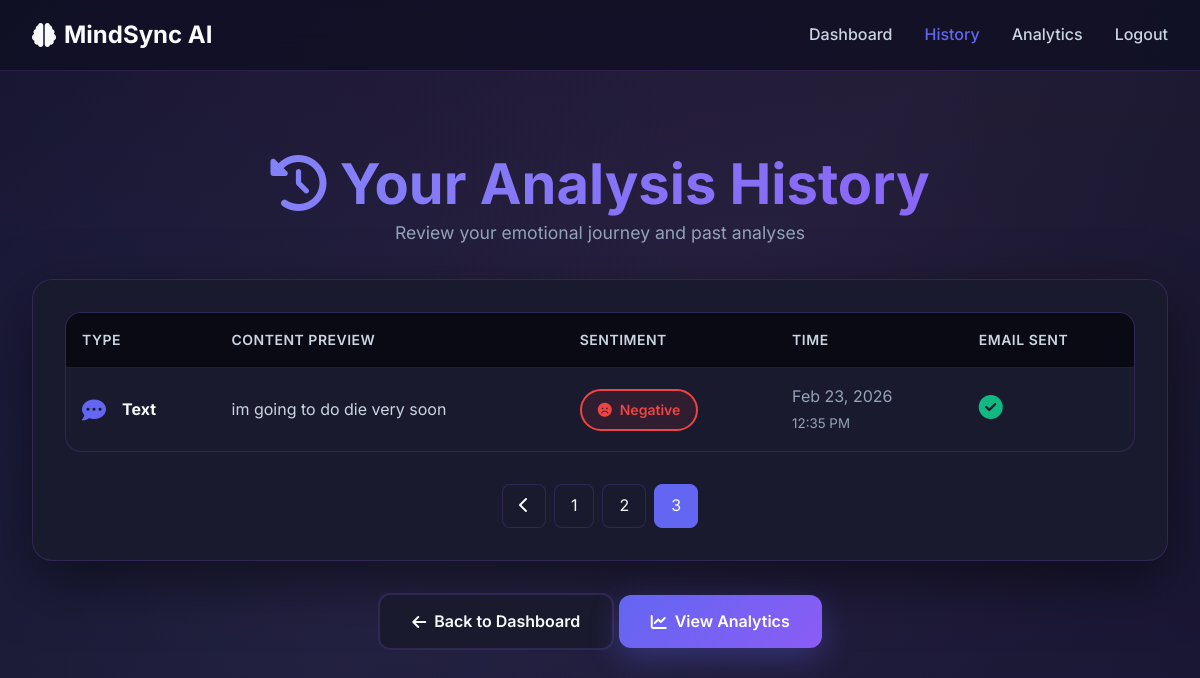
Screenshot of /history?page=3 (signed in) with the database file from the repository.
### models.py (models this page shows, shortened)
class Prediction(db.Model):
    __tablename__ = 'predictions'
    id = db.Column(db.Integer, primary_key=True)
    user_id = db.Column(db.Integer, db.ForeignKey('users.id'), nullable=False)
    analysis_type = db.Column(db.String(50), nullable=False)  # text, image, audio
    input_data = db.Column(db.Text, nullable=False)
    sentiment = db.Column(db.String(50), nullable=False)  # positive, neutral, negative
    suggestion = db.Column(db.Text)
    email_sent = db.Column(db.Boolean, default=False)
    timestamp = db.Column(db.DateTime, default=lambda: datetime.now(pytz.timezone('Asia/Kolkata')))

### app.py (the view)
@app.route('/history')
@login_required
def history():
    page = request.args.get('page', 1, type=int)
    per_page = 20
    predictions = Prediction.query.filter_by(user_id=current_user.id).order_by(Prediction.timestamp.desc()).paginate(page=page, per_page=per_page, error_out=False)
    return render_template('history.html', predictions=predictions)

### app.py (called while the page is built)
@login_manager.user_loader
def load_user(user_id):
    return User.query.get(int(user_id))

### templates/history.html (shortened to what this page needs)
{% extends "base.html" %}
{% block content %}
<section class="section">
    <div class="container">
        <div class="text-center mb-4">
            <h1><i class="fas fa-history"></i> Your Analysis History</h1>
            <p style="font-size: 1.1rem; color: var(--text-muted);">
                Review your emotional journey and past analyses
            </p>
        </div>
        <div class="card">
            <div class="table-container">
                <table>
                    <thead>
                        <tr>
                            <th>Type</th>
                            <th>Content Preview</th>
                            <th>Sentiment</th>
                            <th>Time</th>
                            <th>Email Sent</th>
                        </tr>
                    </thead>
                    <tbody>
                        {% if predictions.items %}
                            {% for pred in predictions.items %}
                            <tr>
                                <td>
                                    <div class="d-flex align-center gap-2">
                                        <i class="fas fa-{{ 'comment-dots' if pred.analysis_type == 'text' else 'image' if pred.analysis_type == 'image' else 'microphone' }}"
                                           style="font-size: 1.5rem; color: var(--primary);"></i>
                                        <strong>{{ pred.analysis_type.title() }}</strong>
                                    </div>
                                </td>
                                <td style="max-width: 300px;">
                                    <p style="color: var(--text-secondary); margin: 0; overflow: hidden; text-overflow: ellipsis; white-space: nowrap;">
                                        {{ pred.input_data[:80] }}{% if pred.input_data|length > 80 %}...{% endif %}
                                    </p>
                                </td>
                                <td>
                                    <span class="sentiment-badge sentiment-{{ pred.sentiment }}">
                                        {% if pred.sentiment == 'positive' %}
                                            <i class="fas fa-smile"></i>
                                        {% elif pred.sentiment == 'neutral' %}
                                            <i class="fas fa-meh"></i>
                                        {% else %}
                                            <i class="fas fa-frown"></i>
                                        {% endif %}
                                        {{ pred.sentiment.title() }}
                                    </span>
                                </td>
                                <td style="color: var(--text-muted);">
                                    {{ pred.timestamp.strftime('%b %d, %Y') }}<br>
                                    <small>{{ pred.timestamp.strftime('%I:%M %p') }}</small>
                                </td>
                                <td>
                                    {% if pred.email_sent %}
                                        <i class="fas fa-check-circle" style="color: var(--success); font-size: 1.5rem;"></i>
                                    {% else %}
                                        <i class="fas fa-minus-circle" style="color: var(--text-muted);"></i>
                                    {% endif %}
                                </td>
                            </tr>
                            {% endfor %}
                        {% endif %}
                    </tbody>
                </table>
            </div>
            {% if predictions.pages > 1 %}
            <div class="pagination">
                {% if predictions.has_prev %}
                    <a href="{{ url_for('history', page=predictions.prev_num) }}" class="page-link">
                        <i class="fas fa-chevron-left"></i>
                    </a>
                {% endif %}
                {% for page_num in predictions.iter_pages(left_edge=1, right_edge=1, left_current=2, right_current=2) %}
                    {% if page_num %}
                        <a href="{{ url_for('history', page=page_num) }}"
                           class="page-link {% if page_num == predictions.page %}active{% endif %}">
                            {{ page_num }}
                        </a>
                    {% else %}
                        <span class="page-link" style="cursor: default;">...</span>
                    {% endif %}
                {% endfor %}
            </div>
            {% endif %}
        </div>
        <div class="text-center mt-4">
            <a href="{{ url_for('dashboard') }}" class="btn btn-secondary">
                <i class="fas fa-arrow-left"></i>
                Back to Dashboard
            </a>
            <a href="{{ url_for('analytics') }}" class="btn btn-primary">
                <i class="fas fa-chart-line"></i>
                View Analytics
            </a>
        </div>
    </div>
</section>
{% endblock %}

### static/css/style.css (style rules this page uses)
:root { --primary: #6366f1; --primary-dark: #4f46e5; --primary-light: #818cf8; --secondary: #8b5cf6; --accent: #ec4899; --success: #10b981; --warning: #f59e0b; --danger: #ef4444; --neutral: #6b7280; --bg-dark: #0f0f23; --bg-darker: #0a0a15; --bg-card: #1a1a2e; --bg-card-hover: #25254d; --text-primary: #f8fafc; --text-secondary: #cbd5e1; --text-muted: #94a3b8; --border: rgba(139, 92, 246, 0.2); --shadow: 0 20px 60px rgba(0, 0, 0, 0.5); --shadow-lg: 0 30px 80px rgba(0, 0, 0, 0.6); --transition: all 0.3s cubic-bezier(0.4, 0, 0.2, 1); --transition-slow: all 0.5s cubic-bezier(0.4, 0, 0.2, 1); }
* { margin: 0; padding: 0; box-sizing: border-box; }
html { scroll-behavior: smooth; }
body { font-family: 'Inter', -apple-system, BlinkMacSystemFont, 'Segoe UI', Roboto, sans-serif; background: var(--bg-dark); color: var(--text-primary); line-height: 1.6; overflow-x: hidden; }
h1, h2, h3, h4, h5, h6 { font-weight: 700; line-height: 1.2; background: linear-gradient(135deg, var(--primary-light), var(--secondary)); -webkit-background-clip: text; -webkit-text-fill-color: transparent; background-clip: text; }
h1 { font-size: 3.5rem; }
.btn { padding: 0.875rem 2rem; border: none; border-radius: 12px; font-size: 1rem; font-weight: 600; cursor: pointer; transition: var(--transition); text-decoration: none; display: inline-flex; align-items: center; gap: 0.5rem; position: relative; overflow: hidden; z-index: 10; }
.btn::before { content: ''; position: absolute; top: 50%; left: 50%; width: 0; height: 0; border-radius: 50%; background: rgba(255, 255, 255, 0.1); transform: translate(-50%, -50%); transition: width 0.6s, height 0.6s; pointer-events: none; }
.btn-primary { background: linear-gradient(135deg, var(--primary), var(--secondary)); color: white; box-shadow: 0 10px 30px rgba(99, 102, 241, 0.3); }
.btn-secondary { background: var(--bg-card); color: var(--text-primary); border: 2px solid var(--border); }
.card { background: var(--bg-card); border: 1px solid var(--border); border-radius: 20px; padding: 2rem; box-shadow: var(--shadow); transition: var(--transition); position: relative; overflow: hidden; }
.card::before { content: ''; position: absolute; top: 0; left: 0; width: 100%; height: 100%; background: linear-gradient(135deg, rgba(99, 102, 241, 0.05), rgba(139, 92, 246, 0.05)); opacity: 0; transition: var(--transition); pointer-events: none; }
.container { max-width: 1400px; margin: 0 auto; padding: 0 2rem; }
.section { padding: 5rem 0; }
.sentiment-badge { display: inline-flex; align-items: center; gap: 0.5rem; padding: 0.5rem 1rem; border-radius: 50px; font-weight: 600; font-size: 0.875rem; }
.sentiment-negative { background: rgba(239, 68, 68, 0.1); color: var(--danger); border: 2px solid var(--danger); }
.table-container { background: var(--bg-card); border: 1px solid var(--border); border-radius: 16px; overflow: hidden; }
table { width: 100%; border-collapse: collapse; }
thead { background: var(--bg-darker); }
th { padding: 1rem; text-align: left; font-weight: 600; color: var(--text-secondary); text-transform: uppercase; font-size: 0.875rem; letter-spacing: 0.5px; }
td { padding: 1rem; border-top: 1px solid var(--border); }
tr { transition: var(--transition); }
.pagination { display: flex; justify-content: center; gap: 0.5rem; margin-top: 2rem; }
.page-link { padding: 0.5rem 1rem; background: var(--bg-card); border: 1px solid var(--border); border-radius: 8px; color: var(--text-primary); text-decoration: none; transition: var(--transition); }
.page-link.active { background: var(--primary); border-color: var(--primary); }
.text-center { text-align: center; }
.mt-4 { margin-top: 2rem; }
.mb-4 { margin-bottom: 2rem; }
.d-flex { display: flex; }
.align-center { align-items: center; }
.gap-2 { gap: 1rem; }

### rows the page displays
Prediction: analysis_type "Text", input_data "im going to do die very soon", sentiment "Negative", timestamp "Feb 23, 2026", timestamp "12:35 PM", email_sent True (drawn)

### other values shown
{{ page_num }} "1" "2" "3"
